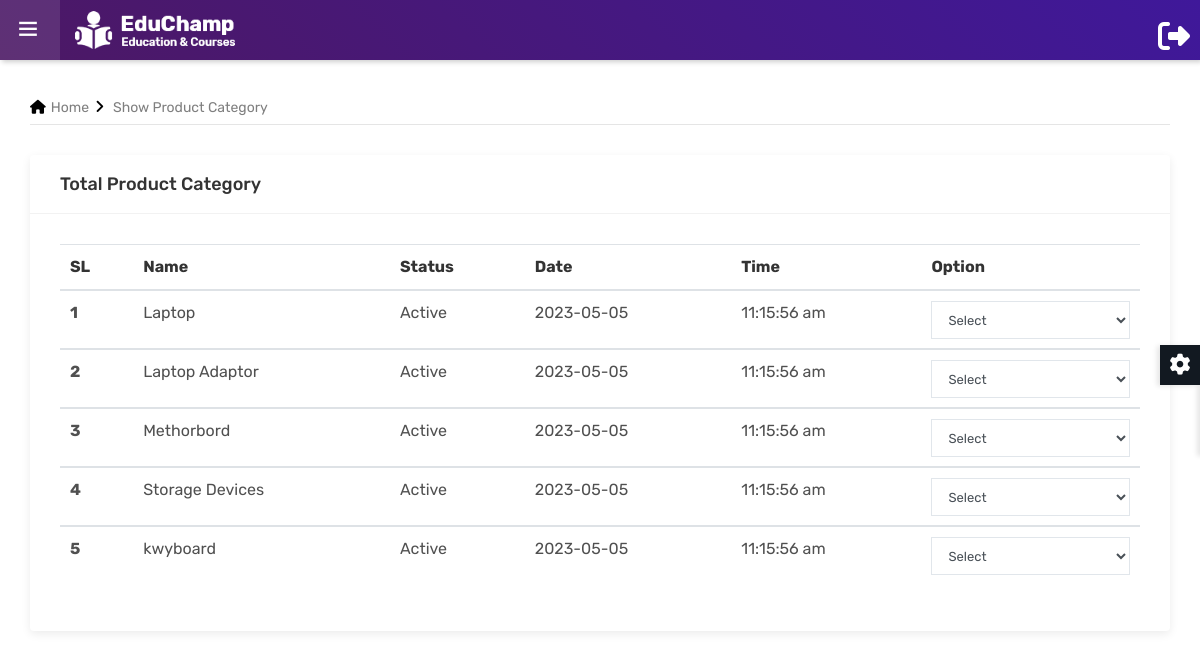
The page /Stock_Management/Category.php?type=show on the database its author committed.
### tables this page shows
CREATE TABLE `category` (
  `Id` int(11) NOT NULL,
  `CategoryName` varchar(20) NOT NULL,
  `CategoryStatus` varchar(20) NOT NULL,
  `Date` varchar(20) NOT NULL,
  `Time` varchar(20) NOT NULL
);

### Stock_Management/OOP_CLASS/class/common_class.php (called while the page is built, shortened)
<?php
class Main_Class extends UserInfo
{
	var $conn;
	public function __construct()
   {
    $this->conn= new mysqli(HOST,USERNAME,PASSWORD,DATABASE);
  }
    public function fetch_data($sql){
       $query= $this->conn->query($sql);
        if($query->num_rows>0)
        {
            $data = array();
            while($result = $query->fetch_array(MYSQLI_ASSOC))
             {
                $data[] = $result;
             }
          return $data;
        }
        else{
            return false;
        }
    }
}
?>

### Stock_Management/Category.php (the view, shortened to what this page needs)
<?php
include("Header.php");
?>
	<?php
   if($_GET['type']=="show")
   {
	?>
    <main class="ttr-wrapper">
		<div class="container-fluid">
			<div class="db-breadcrumb">
				<ul class="db-breadcrumb-list">
					<li><a href="index.php"><i class="fa fa-home"></i>Home</a></li>
					<li>Show Product Category</li>
				</ul>
			</div>
			<div class="row">
				<div class="col-lg-12 m-b30">
					<div class="widget-box">
						<div class="wc-title">
							<h4>Total Product Category</h4>
						</div>
						<div class="widget-inner">
						<div class="table-responsive">
						<table class="table table-hover">
							<thead>
								<tr>
								<th scope="col">SL</th>
								<th scope="col">Name</th>
								<th scope="col">Status</th>
								<th scope="col">Date</th>
								<th scope="col">Time</th>
								<th scope="col">Option</th>
								</tr>
							</thead>
							<?php $sql="SELECT * FROM category";
							 $result=$server->fetch_data($sql);
								foreach($result as $row)
								{
							?>
							<tbody>
								<tr>
								<th><?php echo $row['Id'];?></th>
								<td><?php echo $row['CategoryName'];?></td>
								<td><?php echo $row['CategoryStatus'];?></td>
								<td><?php echo $row['Date'];?></td>
								<td><?php echo $row['Time'];?></td>
								<td>
								<select class="form-control" required>
									<option value="">Select</option>
									</select>
								</td>
								</tr>
							</tbody>
							<?php
							}
							?>
							</table>
							</div>
						</div>
					</div>
				</div>
			</div>
		</div>
	</main>
  <?php
   }
	?>
<?php
include("Footer.php");
?>
</body>
</html>

### Stock_Management/Header.php (shortened to what this page needs)
<?php
require_once("OOP_CLASS/class/common_class.php");
$server=new Main_Class();
?>
<!DOCTYPE html>
<html lang="en">
<head>
	<link rel="stylesheet" type="text/css" href="assets/css/assets.css">
	<link rel="stylesheet" type="text/css" href="assets/vendors/calendar/fullcalendar.css">
	<link rel="stylesheet" type="text/css" href="assets/css/typography.css">
	<link rel="stylesheet" type="text/css" href="assets/css/shortcodes/shortcodes.css">
	<link rel="stylesheet" type="text/css" href="assets/css/style.css">
	<link rel="stylesheet" type="text/css" href="assets/css/dashboard.css">
	<link class="skin" rel="stylesheet" type="text/css" href="assets/css/color/color-1.css">
	<link href="https://cdn.jsdelivr.net/npm/sweetalert2@11.7.3/dist/sweetalert2.min.css"rel="stylesheet">
	<link rel="stylesheet" href="//code.jquery.com/ui/1.13.2/themes/base/jquery-ui.css">
    <link rel="stylesheet" href="/resources/demos/style.css">
</head>
<body class="ttr-opened-sidebar ttr-pinned-sidebar">
	<header class="ttr-header">
		<div class="ttr-header-wrapper">
			<div class="ttr-toggle-sidebar ttr-material-button">
				<i class="ti-menu ttr-close-icon"></i>
			</div>
			<div class="ttr-logo-box">
				<div>
					<a href="index.php" class="ttr-logo">
						<img class="ttr-logo-desktop" alt="" src="assets/images/logo-white.png" width="160" height="27">
					</a>
				</div>
			</div>
			<div class="ttr-header-right ttr-with-seperator">
				<ul class="ttr-header-navigation">
				<a onclick="Logout()"><h2 style="margin-top:15px; margin-right:10px; color:white"><i class="fa-solid fa-right-from-bracket"></i></h2></a>
				</ul>
			</div>
		</div>
	</header>

### Stock_Management/Footer.php (shortened to what this page needs)
</body>
</html>

### Stock_Management/assets/css/typography.css (style rules this page uses)
body { background-color: #fff; font-family: Rubik; font-size: 16px; font-weight: 400; color:#505050; padding: 0; margin: 0; overflow-x: hidden; -webkit-font-smoothing: antialiased; font-smoothing: antialiased; -moz-osx-font-smoothing: grayscale; scroll-behavior: smooth; }
a { color: #6f6f6f; outline: 0 none; text-decoration: none; }
img { border-style: none; height: auto; max-width: 100%; vertical-align: middle; }
section, article, aside, details, figcaption, figure, footer, header, hgroup, main, menu, nav, summary { display: block; }
table { background-color: transparent; width: 100%; }
table thead th { color: #333; }
table td { padding: 15px 10px; }
p, address, pre, hr, ul, ol, dl, dd, table { margin-bottom: 24px; }
h1, h2, h3, h4, h5, h6 { color: #111111; font-family: rubik; margin-top:0; }
h2 { font-size: 32px; line-height: 45px; margin-bottom: 25px; font-weight: 700; }
h4 { font-size: 22px; line-height: 28px; margin-bottom: 15px; font-weight: 500; }
dl, ul, ol { list-style-position: outside; padding: 0; }
ul, ol { margin-bottom: 24px; }
ul li, ol li { padding: 0; }
.m-b30 { margin-bottom: 30px; }

### Stock_Management/assets/css/color/color-1.css (style rules this page uses)
:root { --primary: #4c1864; --sc-primary: #4d0a91; }
a,.text-primary,.primary li:before,.menu-links .nav > li.active > a,.menu-links .nav > li:hover > a,.menu-links .nav > li .mega-menu > li ul a:hover,.menu-links .nav > li .sub-menu li:hover > a,footer a:active,footer a:focus,footer a:hover,footer h1 a,footer h2 a,footer h3 a,footer h4 a,footer h5 a,footer h6 a,footer p a,.testimonial-1 .testimonial-position,.acod-head a:after,.acod-head a,.acod-head a:hover,.acod-head a.collapsed:hover,.ttr-tabs .nav-tabs > li > a i,h1 a:hover,h2 a:hover,h3 a:hover,h4 a:hover,h5 a:hover,h6 a:hover,.btn.outline,.btn-link:hover { color: #4c1864; }
.ttr-notify-header::after,.widget-bg1,.ttr-search-bar,.ttr-header,.ovpr-dark:after, .pricingtable-main,.account-head:after { background: #4c1864; background: -moz-linear-gradient(45deg, #4c1864 0%, #3f189a 100%); background: -webkit-linear-gradient(45deg, #4c1864 0%,#3f189a 100%); background: linear-gradient(45deg, #4c1864 0%,#3f189a 100%); filter: progid:DXImageTransform.Microsoft.gradient( startColorstr='#4c1864', endColorstr='#3f189a',GradientType=1 ); }

### Stock_Management/assets/css/shortcodes/form.css (style rules this page uses)
.btn, .panel, .form-control, .img-thumbnail, .panel-head ing, .dropdown-menu, .panel-group .panel, .nav-tabs > li > a, .modal-content, .navbar-toggler, .nav-pills > li > a, .pager li > a, .pager li > span, .well, .alert, .list-group-item:first-child, .list-group-item:last-child, .input-group-addon, .btn-group-divides > .btn:not(:first-child):not(:last-child):not(.dropdown-toggle), .btn-group-divides > .btn:last-child:not(:first-child), .btn-group > .dropdown-toggle:not(:first-child), .ttr-booking-form .ttr-extra-services li .feature-box-lg, .ttr-booking-form .ttr-extra-services li.active .feature-box-lg:after, .widget_tag_cloud a, .searchform input[type="text"], .searchform input[type="submit"], ol.comment-list li.comment .comment-body { -webkit-border-radius: 0; -moz-border-radius: 0; border-radius: 0; }
a, .ttr-box, .btn, .form-control, .ov-box, .overlay-icon li a i, .feature-box-xl, .feature-box-lg, .feature-box-md, .feature-box-sm, .feature-box-xs, .navbar-toggler, .menu-logo, .menu-links .nav > li > a, .secondary-menu { -webkit-transition: all 0.2s linear; -moz-transition: all 0.2s linear; -ms-transition: all 0.2s linear; -o-transition: all 0.2s linear; transition: all 0.2s linear; }
.form-control { border-color: #e1e6eb; box-shadow: none; height: 40px; font-size: 13px; line-height: 20px; padding: 9px 12px; }

### Stock_Management/assets/css/shortcodes/breadcrumb.css (style rules this page uses)
.table > tbody > tr > td, .table > tbody > tr > th, .table > tfoot > tr > td, .table > tfoot > tr > th, .table > thead > tr > td, .table > thead > tr > th { padding: 10px; }

### rows shown on the page
category: Id "1", CategoryName "Laptop", CategoryStatus "Active", Date "2023-05-05", Time "11:15:56 am"
category: Id "2", CategoryName "Laptop Adaptor", CategoryStatus "Active", Date "2023-05-05", Time "11:15:56 am"
category: Id "3", CategoryName "Methorbord", CategoryStatus "Active", Date "2023-05-05", Time "11:15:56 am"
category: Id "4", CategoryName "Storage Devices", CategoryStatus "Active", Date "2023-05-05", Time "11:15:56 am"
category: Id "5", CategoryName "kwyboard", CategoryStatus "Active", Date "2023-05-05", Time "11:15:56 am"
